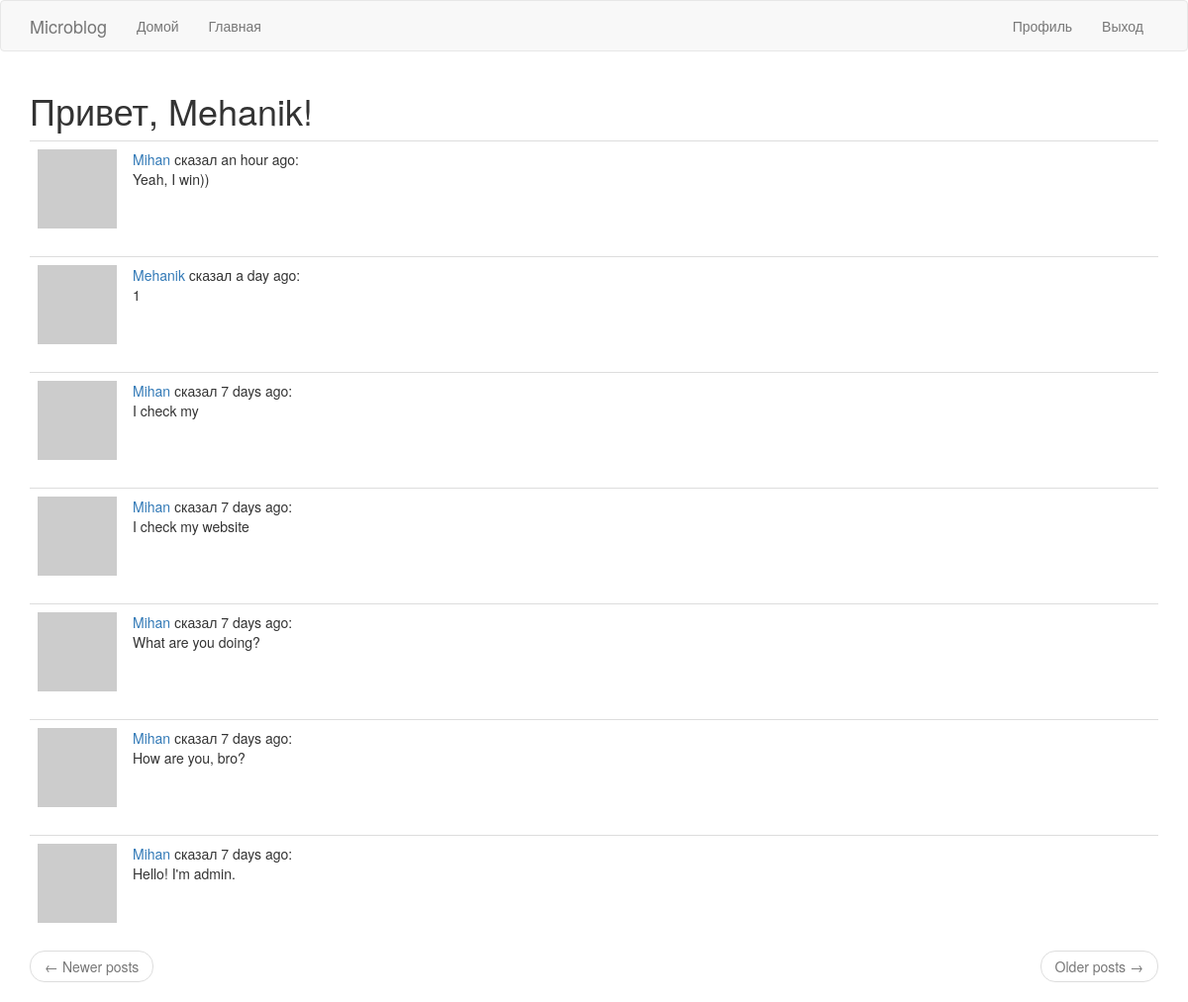
Page /explore (signed in) on the committed database.
### app/models.py (models this page shows, shortened)
class User(UserMixin, db.Model):  # таблица пользователей в БД
    id = db.Column(db.Integer, primary_key=True)
    username = db.Column(db.String(64), index=True, unique=True)
    email = db.Column(db.String(120), index=True, unique=True)
    password_hash = db.Column(db.String(128))
    posts = db.relationship('Post', backref='author', lazy='dynamic')
    about_me = db.Column(db.String(140))
    last_seen = db.Column(db.DateTime, default=datetime.utcnow)
    followed = db.relationship(
        'User', secondary=followers,  # secondary - таблица конфигураций
        primaryjoin=(followers.c.follower_id == id),  # условие связывающее с левой стороны(follower)
        secondaryjoin=(followers.c.followed_id == id),  # условие связывающее с правой стороны(followed)
        backref=db.backref('followers', lazy='dynamic'), lazy='dynamic'
    )
    def avatar(self, size):  # изображение аватара
        digest = md5(self.email.lower().encode(
            'utf-8')).hexdigest()  # конвертирование почты в нижний регистр, далее в 16-ю строку
        return 'https://www.gravatar.com/avatar/{}?d=identicon&s={}'.format(digest, size)

class Post(db.Model):  # таблица постов в БД
    id = db.Column(db.Integer, primary_key=True)
    body = db.Column(db.String(140))
    timestamp = db.Column(db.DateTime, index=True, default=datetime.utcnow)
    user_id = db.Column(db.Integer, db.ForeignKey('user.id'))

### app/main/routes.py (the view)
@bp.route('/explore')
@login_required
def explore():  # логика страницы с постами от всех пользователей
    page = request.args.get('page', 1, type=int)  # логика нумерации страниц
    posts = Post.query.order_by(Post.timestamp.desc()).paginate(page, current_app.config['POSTS_PER_PAGE'],
                                                                False)  # логика отображение постов
    next_url = url_for('main.explore', page=posts.next_num) \
        if posts.has_next else None
    prev_url = url_for('main.explore', page=posts.prev_num) \
        if posts.has_prev else None
    return render_template('index.html', title='Explore', posts=posts.items, next_url=next_url, prev_url=prev_url)

### app/main/routes.py (called while the page is built)
@bp.before_request  # последняя активность пользователя
def before_request():  # логика последней активности пользователя
    if current_user.is_authenticated:  # проверка на авторизацию
        current_user.last_seen = datetime.utcnow()
        db.session.commit()

### app/models.py (called while the page is built)
@login.user_loader  # регистрирование пользовательского загрузчика
def load_user(id):
    return User.query.get(int(id))

### app/templates/index.html (shortened to what this page needs)
{% extends "base.html" %}
{% import 'bootstrap/wtf.html' as wtf %}
{% block app_content %}
    <h1>Привет, {{ current_user.username }}!</h1>
    {% for post in posts %}
        {% include '_post.html' %}
    {% endfor %}
    <nav aria-label="...">
        <ul class="pager">
            <li class="previous{% if not prev_url %} disabled{% endif %}">
                <a href="{{ prev_url or '#' }}">
                    <span aria-hidden="true">&larr;</span> Newer posts
                </a>
            </li>
            <li class="next{% if not next_url %} disabled{% endif %}">
                <a href="{{ next_url or '#' }}">
                    Older posts <span aria-hidden="true">&rarr;</span>
                </a>
            </li>
        </ul>
    </nav>
{% endblock %}

### app/templates/_post.html
<table class="table table-hover">
  <tr valign="top">
      <td width="70px">
          <a href="{{ url_for('main.user', username=post.author.username) }}">
              <img src="{{ post.author.avatar(36) }}">
          </a>
      </td>
      <td>
          <a href="{{ url_for('main.user', username=post.author.username) }}">
              {{ post.author.username }}
          </a>
          сказал {{ moment(post.timestamp).fromNow() }}:
          <br>
          {{ post.body }}
      </td>
  </tr>
</table>

### rows in the picture
User: username "Mehanik"
Post: author.username "Mihan", timestamp "an hour ago", body "Yeah, I win))"
Post: author.username "Mehanik", timestamp "a day ago", body "1"
Post: author.username "Mihan", timestamp "7 days ago", body "I check my"
Post: author.username "Mihan", timestamp "7 days ago", body "I check my website"
Post: author.username "Mihan", timestamp "7 days ago", body "What are you doing?"
Post: author.username "Mihan", timestamp "7 days ago", body "How are you, bro?"
Post: author.username "Mihan", timestamp "7 days ago", body "Hello! I'm admin."
